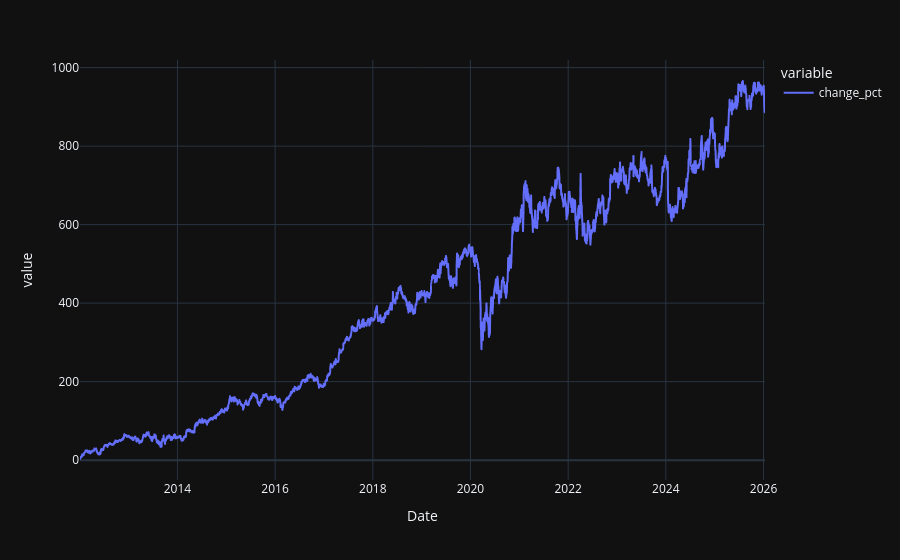

Source (notebook cell):
### Code cell
test['change_pct'].plot()

### Figure 1 — Plotly figure (JSON) as saved in the notebook; plotly's stock layout.template omitted (floating-point values rounded to 4 significant figures; data arrays with more than 128 entries replaced by an {"elided": "..."} marker saying what was removed)
{"data": [{"hovertemplate": "variable=change_pct<br>Date=%{x}<br>value=%{y}<extra></extra>", "legendgroup": "change_pct", "line": {"color": "#636efa", "dash": "solid"}, "marker": {"symbol": "circle"}, "mode": "lines", "name": "change_pct", "showlegend": true, "x": {"elided": "3462 str values"}, "xaxis": "x", "y": {"elided": "3462 float values"}, "yaxis": "y", "type": "scattergl"}], "layout": {"xaxis": {"anchor": "y", "domain": [0.0, 1.0], "title": {"text": "Date"}}, "yaxis": {"anchor": "x", "domain": [0.0, 1.0], "title": {"text": "value"}}, "legend": {"title": {"text": "variable"}, "tracegroupgap": 0}, "margin": {"t": 60}}}
